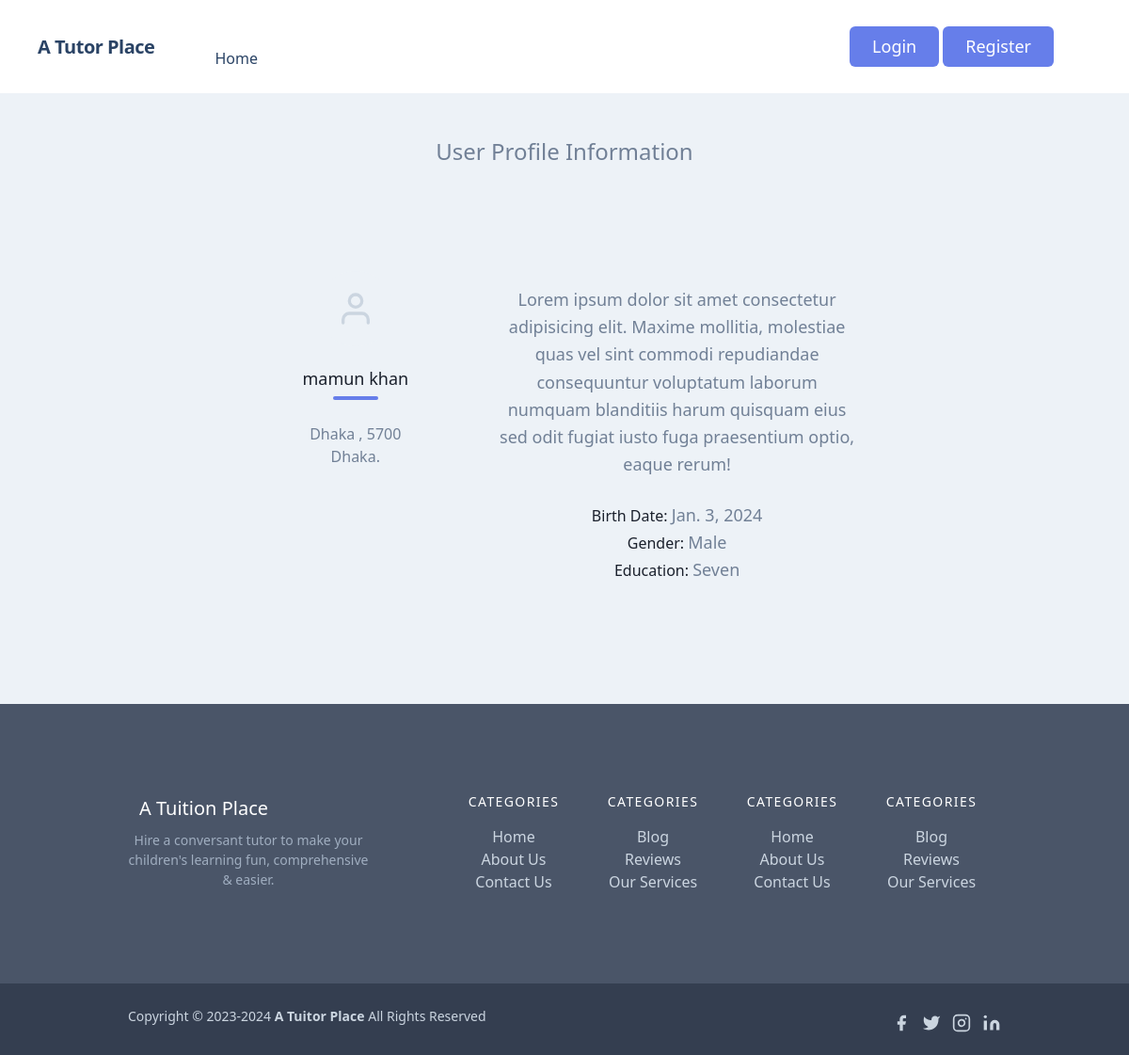
The app's page /profiles/user/2/, older data.
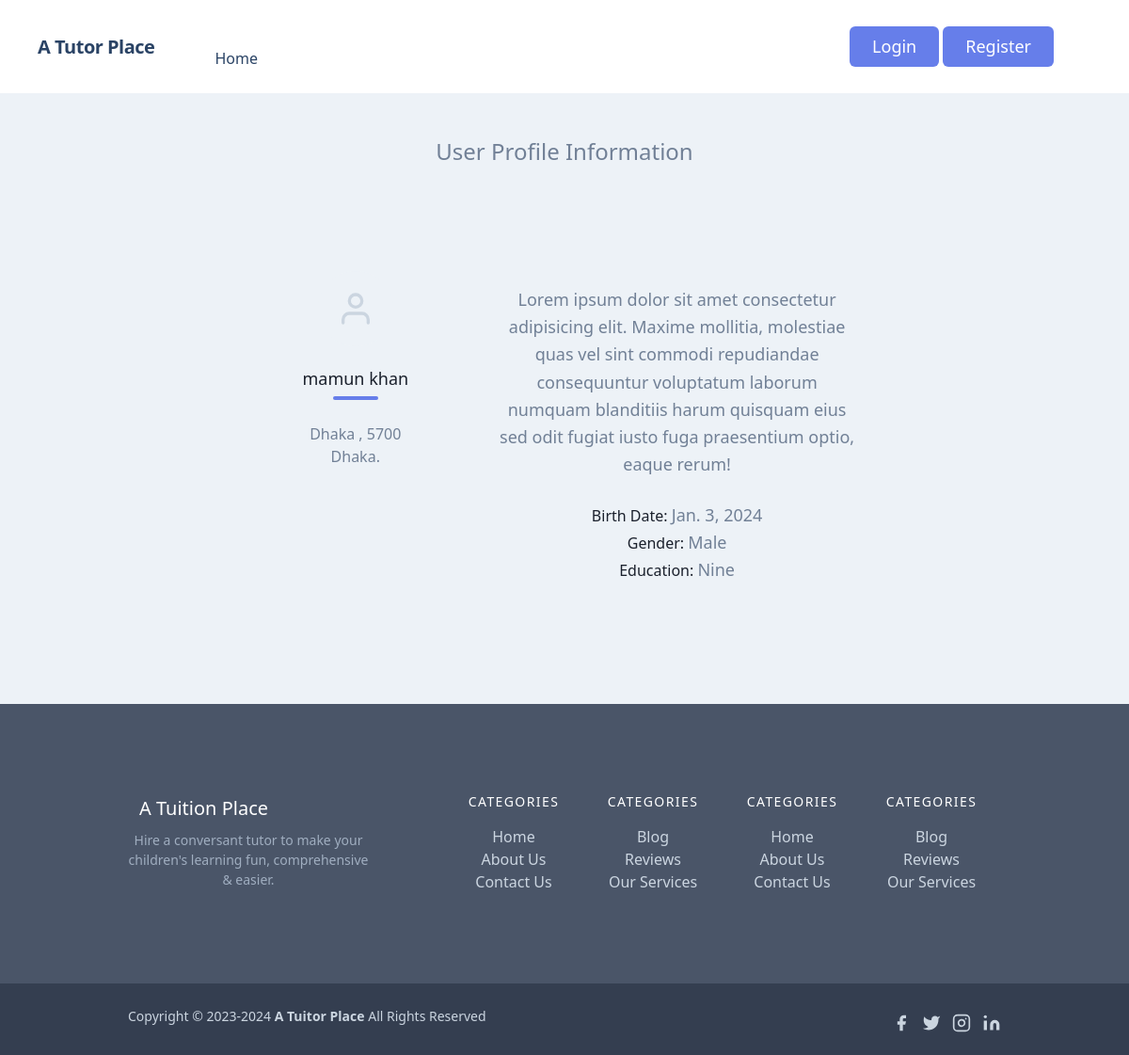
The same page, newer data.
### users/models.py (models this page shows, shortened)
class UserAccountModels(models.Model):
    user = models.OneToOneField(
        User, related_name='account', on_delete=models.CASCADE)
    birth_date = models.DateField(null=True, blank=True)
    gender = models.CharField(max_length=10, choices=GENDER_TYPE)
    education = models.CharField(max_length=60)

### profiles/views.py (the view)
# urls.py: path('user/<int:user_id>/', views.user_profile, name='profile'),
def user_profile(request, user_id):
    user_account = UserAccountModels.objects.get(user__id=user_id)
    user_address = UserAddressModel.objects.get(user__id=user_id)
    context = {
        'user_account': user_account,
        'user_address': user_address,
    }
    return render(request, 'profile.html', context)

### profiles/templates/profile.html
{% extends "base.html" %}
{% load static %}
{% block content %}
<section class="text-gray-600 body-font">
        <h1 class='text-2xl text-center mt-5'>User Profile Information</h1>
        <div class="container px-5 pb-24 pt-10 mx-auto flex flex-col">
          <div class="lg:w-4/6 mx-auto">
            <div class="flex flex-col sm:flex-row mt-10">
              <div class="sm:w-1/3 text-center sm:pr-8 sm:py-8">
                <div class="w-20 h-20 rounded-full inline-flex items-center justify-center bg-gray-200 text-gray-400">
                  <svg fill="none" stroke="currentColor" stroke-linecap="round" stroke-linejoin="round" stroke-width="2" class="w-10 h-10" viewBox="0 0 24 24">
                    <path d="M20 21v-2a4 4 0 00-4-4H8a4 4 0 00-4 4v2"></path>
                    <circle cx="12" cy="7" r="4"></circle>
                  </svg>
                </div>
                <div class="flex flex-col items-center text-center justify-center">
                  <h2 class="font-medium title-font mt-4 text-gray-900 text-lg">{{ user_account.user.first_name }} {{ user_account.user.last_name }}</h2>
                  <div class="w-12 h-1 bg-indigo-500 rounded mt-2 mb-4"></div>
                  <p class="text-base">{{ user_address.street_address }} , {{ user_address.postal_code }} <br> {{ user_address.city }}.</p>
                </div>
              </div>
              <div class="sm:w-2/3 sm:pl-8 sm:py-8 sm:border-l border-gray-200 sm:border-t-0 border-t mt-4 pt-4 sm:mt-0 text-center sm:text-left">
                <p class="leading-relaxed text-lg mb-4">Lorem ipsum dolor sit amet consectetur adipisicing elit. Maxime mollitia,
                    molestiae quas vel sint commodi repudiandae consequuntur voluptatum laborum
                    numquam blanditiis harum quisquam eius sed odit fugiat iusto fuga praesentium
                    optio, eaque rerum!</p>
                <p class=""> <span class="text-gray-900">Birth Date: </span> <span class='leading-relaxed text-lg mb-4'>{{ user_account.birth_date }} </span></span></p>
                <p class=""> <span class="text-gray-900">Gender: </span> <span class='leading-relaxed text-lg mb-4'>{{ user_account.gender }} </span></span></p>
                <p class=""> <span class="text-gray-900">Education: </span> <span class='leading-relaxed text-lg mb-4'>{{ user_account.education }} </span></span></p>
              </div>
            </div>
          </div>
        </div>
      </section>
{% endblock %}

Row changes from the older to the newer data that the page shows:
changed UserAccountModels "Male": education "Seven" → "Nine"
